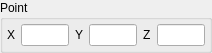
<?xml version="1.0" encoding="UTF-8"?>
<ui version="4.0">
 <class>CoordWidget</class>
 <widget class="QWidget" name="CoordWidget">
  <property name="geometry">
   <rect>
    <x>0</x>
    <y>0</y>
    <width>212</width>
    <height>41</height>
   </rect>
  </property>
  <property name="windowTitle">
   <string>Form</string>
  </property>
  <layout class="QVBoxLayout" name="verticalLayout">
   <property name="leftMargin">
    <number>0</number>
   </property>
   <property name="topMargin">
    <number>0</number>
   </property>
   <property name="rightMargin">
    <number>0</number>
   </property>
   <property name="bottomMargin">
    <number>0</number>
   </property>
   <item>
    <widget class="QGroupBox" name="coordGroupBox">
     <property name="sizePolicy">
      <sizepolicy hsizetype="Preferred" vsizetype="Fixed">
       <horstretch>0</horstretch>
       <verstretch>0</verstretch>
      </sizepolicy>
     </property>
     <property name="title">
      <string>Point</string>
     </property>
     <layout class="QHBoxLayout" name="pointsGroupBoxHLayout">
      <property name="spacing">
       <number>6</number>
      </property>
      <property name="leftMargin">
       <number>4</number>
      </property>
      <property name="topMargin">
       <number>4</number>
      </property>
      <property name="rightMargin">
       <number>4</number>
      </property>
      <property name="bottomMargin">
       <number>4</number>
      </property>
      <item>
       <widget class="QLabel" name="xLabel">
        <property name="text">
         <string>X</string>
        </property>
       </widget>
      </item>
      <item>
       <widget class="QLineEdit" name="xLineEdit">
        <property name="readOnly">
         <bool>true</bool>
        </property>
       </widget>
      </item>
      <item>
       <widget class="QLabel" name="yLabel">
        <property name="text">
         <string>Y</string>
        </property>
       </widget>
      </item>
      <item>
       <widget class="QLineEdit" name="yLineEdit">
        <property name="readOnly">
         <bool>true</bool>
        </property>
       </widget>
      </item>
      <item>
       <widget class="QLabel" name="zLabel">
        <property name="text">
         <string>Z</string>
        </property>
       </widget>
      </item>
      <item>
       <widget class="QLineEdit" name="zLineEdit">
        <property name="readOnly">
         <bool>true</bool>
        </property>
       </widget>
      </item>
     </layout>
    </widget>
   </item>
  </layout>
 </widget>
 <resources/>
 <connections/>
</ui>
